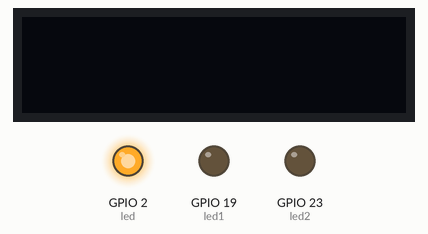
A program run on a simulated ESP32 board running MicroPython. Parts: 128×32 one-colour display, output pins drawn as LEDs (lit = HIGH). Deep sleep restarts the program when it ends; library files of the repository ran but are not shown: ssd1306.py; what the program prints to the serial console is not drawn.

Above: at 0.1 s.
At 0.6 s:
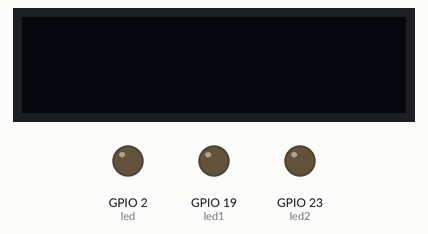
At 6.1 s:
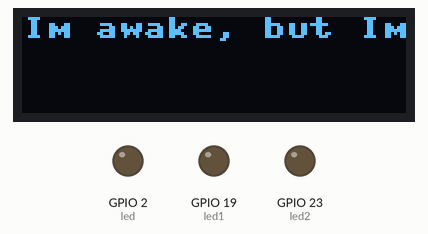
Timing chart, 0 to 40.0 s (numbered marks = the images above):
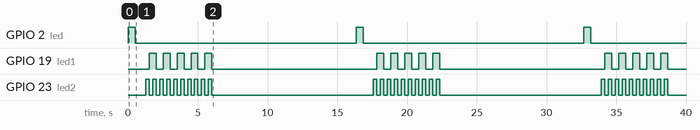

Measured:
- by itself, GPIO 2 (led): alternates HIGH for 0.50 s and LOW for 15.8 s
- by itself, GPIO 19 (led1): repeats every 16.3 s: 4 × (LOW 0.50 s, HIGH 0.50 s), LOW 11.8 s, HIGH 0.50 s
- by itself, GPIO 23 (led2): repeats every 16.3 s: 9 × (LOW 0.25 s, HIGH 0.25 s), LOW 11.6 s, HIGH 0.25 s

The program:

deep_sleep.py
```python
from machine import Pin, SoftI2C, Timer, deepsleep
from time import sleep
# Importing the Timer subclass from the threading Class
from ssd1306 import SSD1306_I2C

# ------------------------------------------------------------------------------
i2c = SoftI2C(scl=Pin(22), sda=Pin(21))

oled_width = 128
oled_height = 32
oled = SSD1306_I2C(oled_width, oled_height, i2c)

# ------------------------------------------------------------------------------
led = Pin (2, Pin.OUT)
led1 = Pin (19, Pin.OUT)
led2 = Pin (23, Pin.OUT)

#blink LED
led.value(1)
sleep(0.5)
led.value(0)
sleep(0.5)

# ------------------------------------------------------------------------------
# period=1000 == 1000ms.
#timer = Timer(period=1000, mode=Timer.PERIODIC, callback=lambda t:print("Welcome to Microcontrollerslab"))
timer1=Timer(-1)
timer2=Timer(-2)
timer1.init(period=500, mode=Timer.PERIODIC, callback=lambda t:led1.value(not led1.value()))
timer2.init(period=250, mode=Timer.PERIODIC, callback=lambda t:led2.value(not led2.value()))
# ------------------------------------------------------------------------------
# wait 5 seconds so that you can catch the ESP awake to establish a serial communication later
# you should remove this sleep line in your final script
sleep(5)

oled.text("Im awake, but Im going to sleep", 0, 0)

oled.show()
print('Im awake, but Im going to sleep')

#sleep for 10 seconds (10000 milliseconds)
# deepsleep를 만나면 지정된 시간 10초(10000ms) 후에 모든 처리가 완전히 정지된다.
deepsleep(10000)

# led - d23, d19
```
